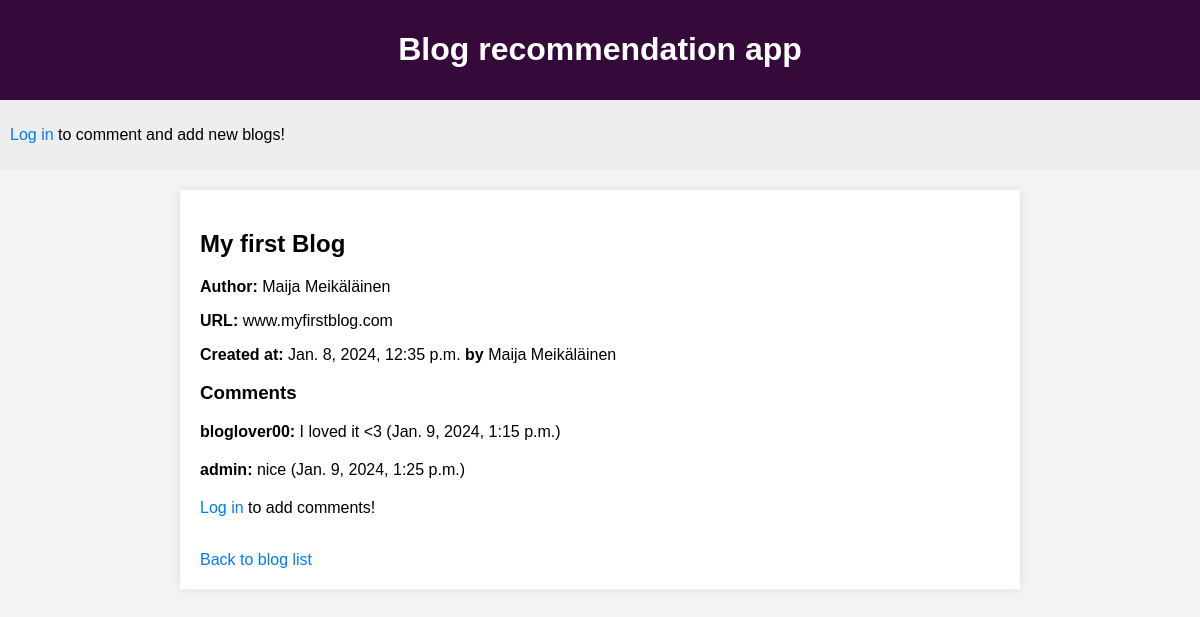
/1/, run on the app's committed database.
### blogs/models.py (models this page shows, shortened)
class Blog(models.Model):
    name = models.CharField(max_length=200)
    author = models.CharField(max_length=200)
    year = models.DateTimeField('date published', default=timezone.now)
    url = models.CharField(max_length=200)
    user = models.ForeignKey(User, on_delete=models.CASCADE)

class Comment(models.Model):
    blog = models.ForeignKey('Blog', on_delete=models.CASCADE)
    user = models.ForeignKey(User, on_delete=models.CASCADE)
    content = models.TextField()
    created_at = models.DateTimeField(auto_now_add=True)

### blogs/views.py (the view, shortened to what this page needs)
# urls.py: path('<int:blog_id>/', detail, name='detail'),
def detail(request, blog_id):
    blog = get_object_or_404(Blog, pk=blog_id)
    comments = Comment.objects.filter(blog=blog)
    comment_form = CommentForm()
    return render(request, 'blogs/detail.html', {'blog': blog, 'comments': comments, 'comment_form': comment_form})

### blogs/templates/blogs/detail.html (shortened to what this page needs)
{% extends 'blogs/base.html' %}
{% block content %}
    <h2>{{ blog.name }}</h2>
    <p><strong>Author:</strong> {{ blog.author }}</p>
    <p><strong>URL:</strong> {{ blog.url }}</p>
    <p><strong>Created at:</strong> {{ blog.year }} <strong>by</strong> {{ blog.user.username }}</p>
    {% if comments %}
        <h3>Comments</h3>
        <ul>
            {% for comment in comments %}
                <li>
                    <strong>{{ comment.user.username }}:</strong> {{ comment.content|safe }} ({{ comment.created_at }})
                </li>
            {% endfor %}
        </ul>
    {% else %}
        <p>No comments yet.</p>
    {% endif %}
    {% if user.is_authenticated %}
        <h3>Add a Comment</h3>
        <form method="post" action="{% url 'detail' blog_id=blog.id %}">
            {% csrf_token %}
            {{ comment_form.as_p }}
            <button type="submit">Add Comment</button>
        </form>
    {% else %}
        <p><a href="{% url 'login' %}">Log in</a> to add comments!</p>
    {% endif %}
    <br>
    <a href="{% url 'index' %}">Back to blog list</a>
{% endblock %}

### blogs/static/css/styles.css (style rules this page uses)
body { font-family: 'Arial', sans-serif; margin: 0; padding: 0; background-color: #f4f4f4; }
ul { list-style-type: none; padding: 0; }
li { margin-bottom: 20px; }
a { color: #007BFF; text-decoration: none; }

### data on the page
Blog: name "My first Blog", author "Maija Meikäläinen", url "www.myfirstblog.com", year "Jan. 8, 2024, 12:35 p.m.", user.username "Maija Meikäläinen"
Comment: user.username "bloglover00", content "I loved it <3", created_at "Jan. 9, 2024, 1:15 p.m."
Comment: user.username "admin", content "nice", created_at "Jan. 9, 2024, 1:25 p.m."
